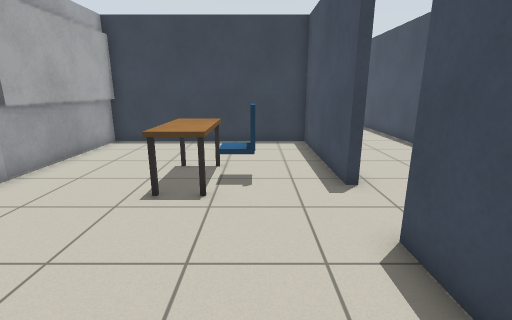
View 1 (above)

19 first-person views from a walk through a Gazebo world. The camera is 1.2 m above the floor, tilts 14° down and sees 85° across. The floor is counted in squares, 0.5 m on a side. Each view is taken from the middle of a square. On the plan, view 1 faces up. The plan holds only what a view shows up to about 18 squares ahead; the rest is blank.

View 2
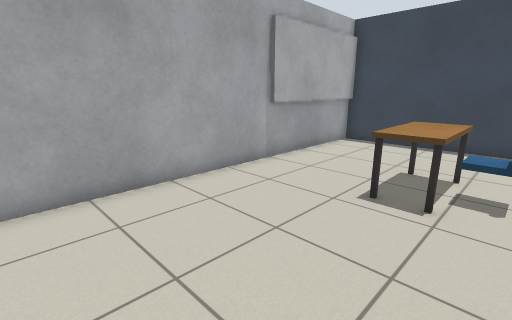

View 3
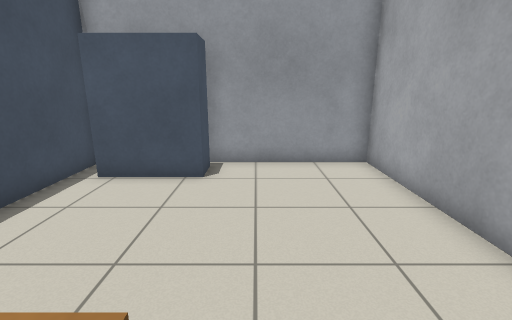

View 4
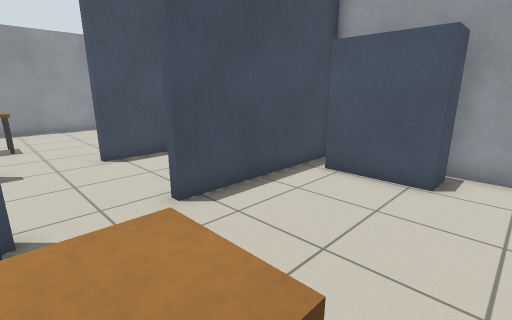

View 5
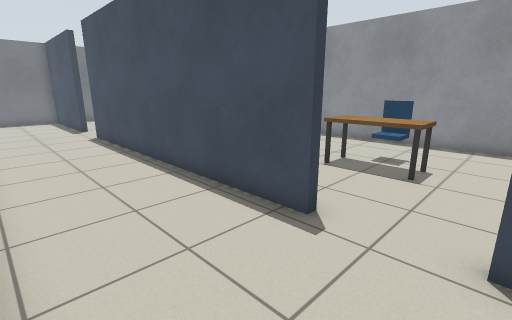

View 6
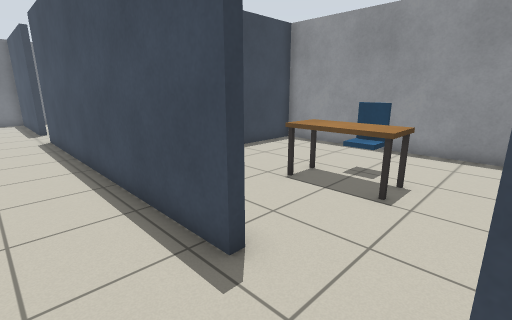

View 7
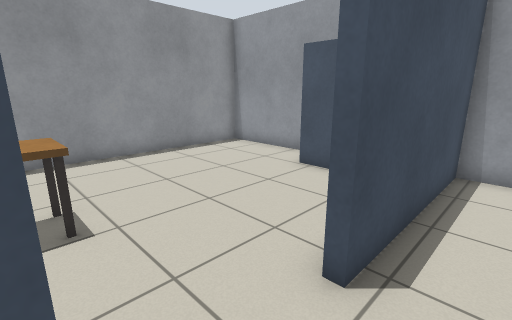

View 8
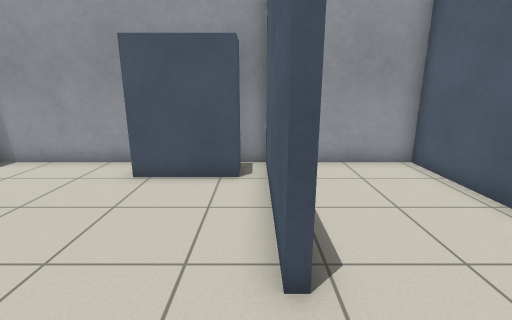

View 9
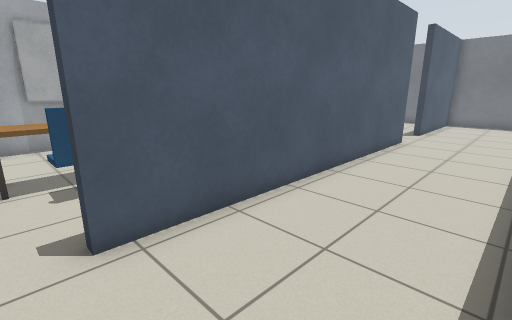

View 10
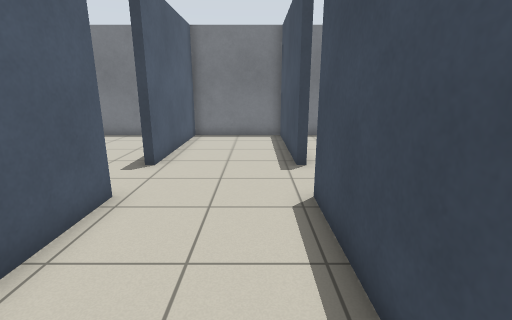

View 11
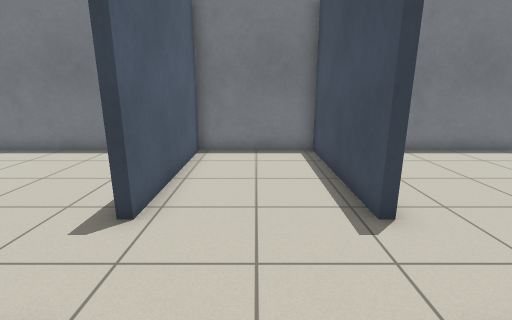

View 12
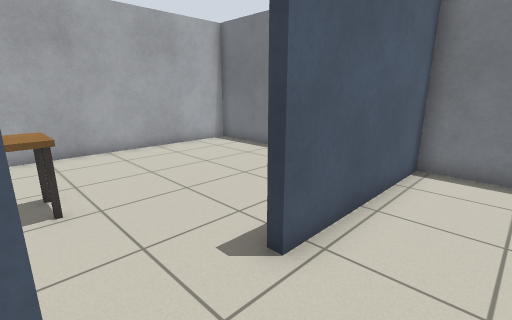

View 13
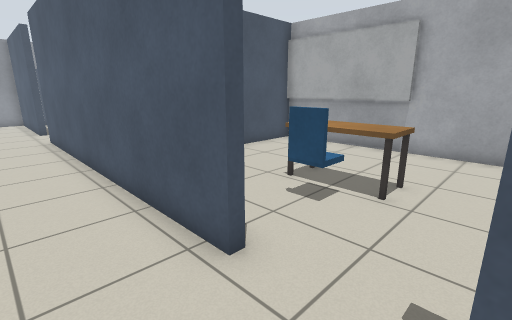

View 14
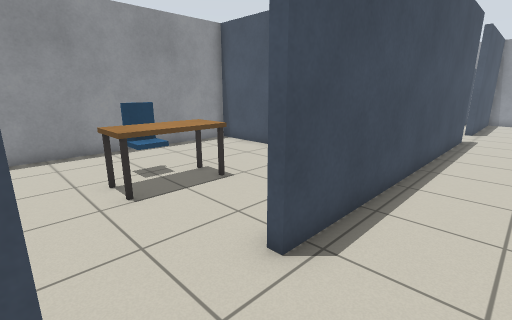

View 15
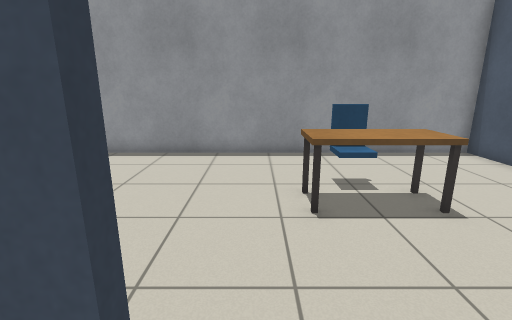

View 16
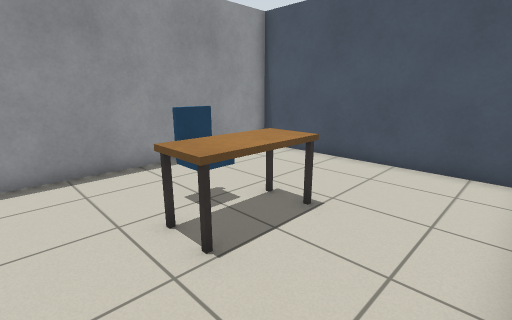

View 17
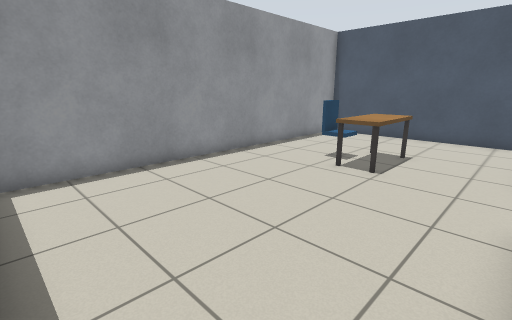

View 18
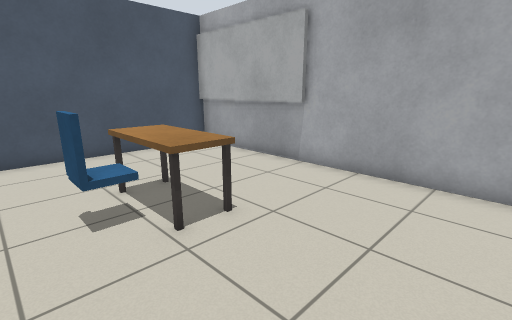

View 19
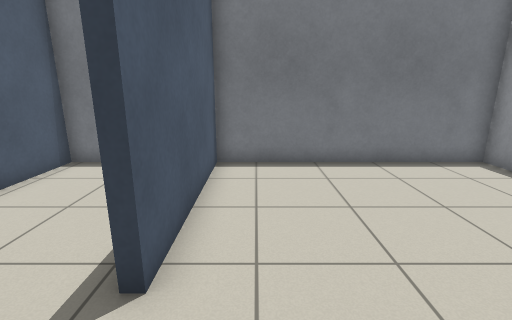

### Floor plan
Points are (right, up) in squares from view 1. A wall is a line through its corners. A room is listed if a view was taken in it or the views show most of it. See-through windows are left out.
Room 1 (views 1, 2, 3, 4)
walls: (-6.8, 7.5) (-6.8, -2.3) (-1.5, -2.3); (2.7, 6.9) (2.3, 6.9) (2.3, 13.3) (-6.9, 13.3); (2.3, -2.1) (2.3, 4.1)
ways out: opening at (2, 5.5) to room 2
objects: desk (-2, 6) to (-1, 9); cabinet (-1, -2) to (1, -1); desk (-1, 7) to (0, 8)
Room 2 (views 5, 6, 7, 9, 10, 11, 12, 13, 14, 15)
walls: (2.2, 20.1) (2.7, 20.1) (2.7, 6.9); (7.8, 6.9) (7.3, 6.9) (7.3, 20.1); (7.7, 22.9) (7.3, 22.9) (7.3, 29.3) (2.7, 29.3) (2.7, 22.9); (2.3, 4.1) (2.7, 4.1) (2.7, -2.3) (7.3, -2.3) (7.3, 4.1)
ways out: opening at (2, 5.5) to room 1; opening at (7, 5.5) to room 3; opening at (7, 21.5) to room 4; opening at (2, 21.5) to room 5
Room 3 (view 8)
walls: (7.3, 4.1) (7.7, 4.1) (7.7, -2.3) (8.5, -2.3); (12.2, -2.3) (16.8, -2.3) (16.8, 13.3) (13.5, 13.3)
ways out: opening at (7, 5.5) to room 2
objects: cabinet (9, -2) to (11, -1); desk (11, 6) to (12, 9); desk (13, 7) to (13, 8)
Room 4 (views 16, 17, 19)
walls: (7.3, 20.1) (7.8, 20.1); (8.1, 13.7) (16.8, 13.7) (16.8, 29.3) (7.7, 29.3) (7.7, 22.9)
ways out: opening at (7, 21.5) to room 2
objects: desk (11, 18) to (12, 21); desk (13, 19) to (13, 20)
Room 5 (view 18)
walls: (2.7, 22.9) (2.2, 22.9); (-6.9, 13.7) (0.8, 13.7); (-0.2, 29.3) (-6.8, 29.3) (-6.8, 19.5)
low walls: (-6.8, 14.6) (-6.8, 12.4)
ways out: opening at (2, 21.5) to room 2
objects: desk (-2, 18) to (-1, 21); desk (-1, 19) to (0, 20)

Where each view was taken, in squares from view 1:
view 1: 0 up, 0 right, facing up
view 2: 0 up, 0 right, facing up-left
view 3: 7 up, 3 left, facing down
view 4: 7 up, 3 left, facing down-right
view 5: 4 up, 3 right, facing up-right
view 6: 4 up, 5 right, facing up-right
view 7: 7 up, 6 right, facing down-right
view 8: 7 up, 8 right, facing down
view 9: 6 up, 7 right, facing up-left
view 10: 14 up, 6 right, facing up
view 11: 18 up, 5 right, facing up
view 12: 20 up, 5 right, facing up-left
view 13: 23 up, 5 right, facing down-left
view 14: 23 up, 5 right, facing down-right
view 15: 22 up, 6 right, facing right
view 16: 23 up, 8 right, facing down-right
view 17: 29 up, 8 right, facing down-right
view 18: 25 up, 1 right, facing down-left
view 19: 20 up, 9 right, facing up
